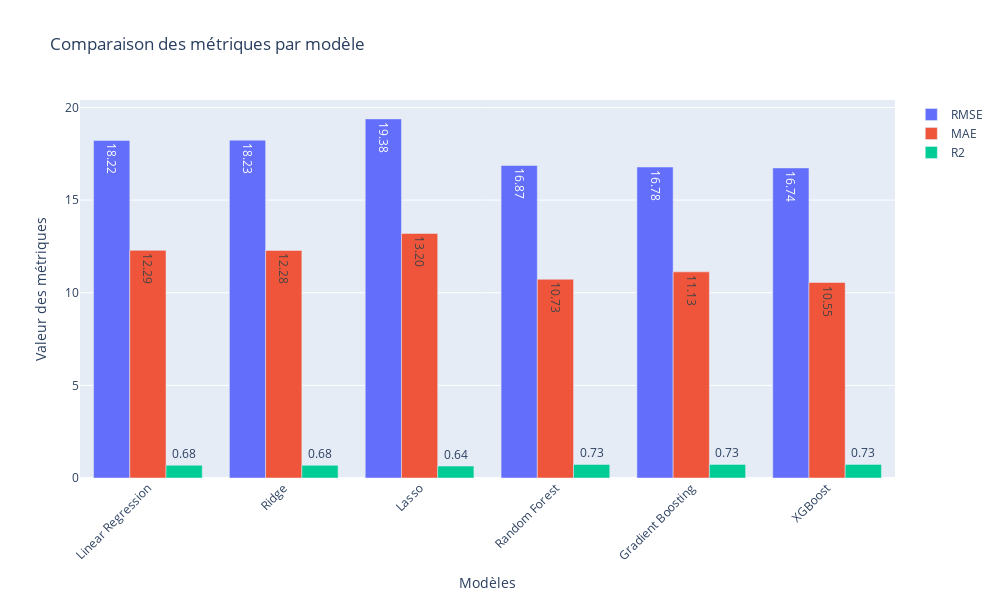
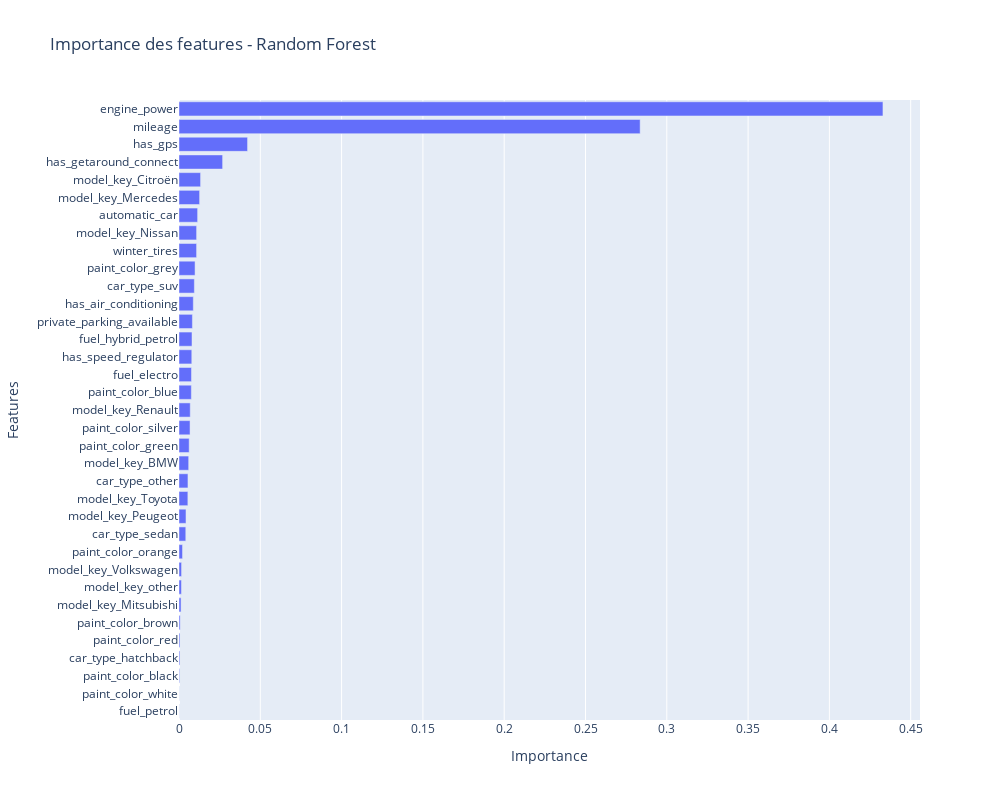

The code cell stored with these charts, in order, in its notebook:
### Code cell
# Affichage des graphiques
plot_metrics(results).show()
plot_feature_importance(feature_importance).show()

### Figure 1 — Plotly figure (JSON) as saved in the notebook; plotly's stock layout.template omitted (floating-point values rounded to 4 significant figures)
{"data": [{"name": "RMSE", "text": ["18.22", "18.23", "19.38", "16.87", "16.78", "16.74"], "textposition": "auto", "type": "bar", "x": ["Linear Regression", "Ridge", "Lasso", "Random Forest", "Gradient Boosting", "XGBoost"], "y": [18.22, 18.23, 19.38, 16.87, 16.78, 16.74]}, {"name": "MAE", "text": ["12.29", "12.28", "13.20", "10.73", "11.13", "10.55"], "textposition": "auto", "type": "bar", "x": ["Linear Regression", "Ridge", "Lasso", "Random Forest", "Gradient Boosting", "XGBoost"], "y": [12.29, 12.28, 13.2, 10.73, 11.13, 10.55]}, {"name": "R2", "text": ["0.68", "0.68", "0.64", "0.73", "0.73", "0.73"], "textposition": "auto", "type": "bar", "x": ["Linear Regression", "Ridge", "Lasso", "Random Forest", "Gradient Boosting", "XGBoost"], "y": [0.6848, 0.6844, 0.6433, 0.7299, 0.7326, 0.7341]}], "layout": {"barmode": "group", "height": 600, "title": {"text": "Comparaison des métriques par modèle"}, "width": 1000, "xaxis": {"tickangle": -45, "title": {"text": "Modèles"}}, "yaxis": {"title": {"text": "Valeur des métriques"}}}}

### Figure 2 — Plotly figure (JSON) as saved in the notebook; plotly's stock layout.template omitted (floating-point values rounded to 4 significant figures)
{"data": [{"orientation": "h", "type": "bar", "x": [6.079e-05, 7.522e-05, 0.0003776, 0.0005393, 0.0005994, 0.0007186, 0.001259, 0.001501, 0.001576, 0.002166, 0.004169, 0.004294, 0.005457, 0.005511, 0.00595, 0.006253, 0.00679, 0.006914, 0.007596, 0.007671, 0.007862, 0.007995, 0.008241, 0.008802, 0.009449, 0.009872, 0.01081, 0.01082, 0.01145, 0.01267, 0.01326, 0.02683, 0.04216, 0.2836, 0.4329], "y": ["fuel_petrol", "paint_color_white", "paint_color_black", "car_type_hatchback", "paint_color_red", "paint_color_brown", "model_key_Mitsubishi", "model_key_other", "model_key_Volkswagen", "paint_color_orange", "car_type_sedan", "model_key_Peugeot", "model_key_Toyota", "car_type_other", "model_key_BMW", "paint_color_green", "paint_color_silver", "model_key_Renault", "paint_color_blue", "fuel_electro", "has_speed_regulator", "fuel_hybrid_petrol", "private_parking_available", "has_air_conditioning", "car_type_suv", "paint_color_grey", "winter_tires", "model_key_Nissan", "automatic_car", "model_key_Mercedes", "model_key_Citroën", "has_getaround_connect", "has_gps", "mileage", "engine_power"]}], "layout": {"height": 800, "title": {"text": "Importance des features - Random Forest"}, "width": 1000, "xaxis": {"title": {"text": "Importance"}}, "yaxis": {"title": {"text": "Features"}}}}
